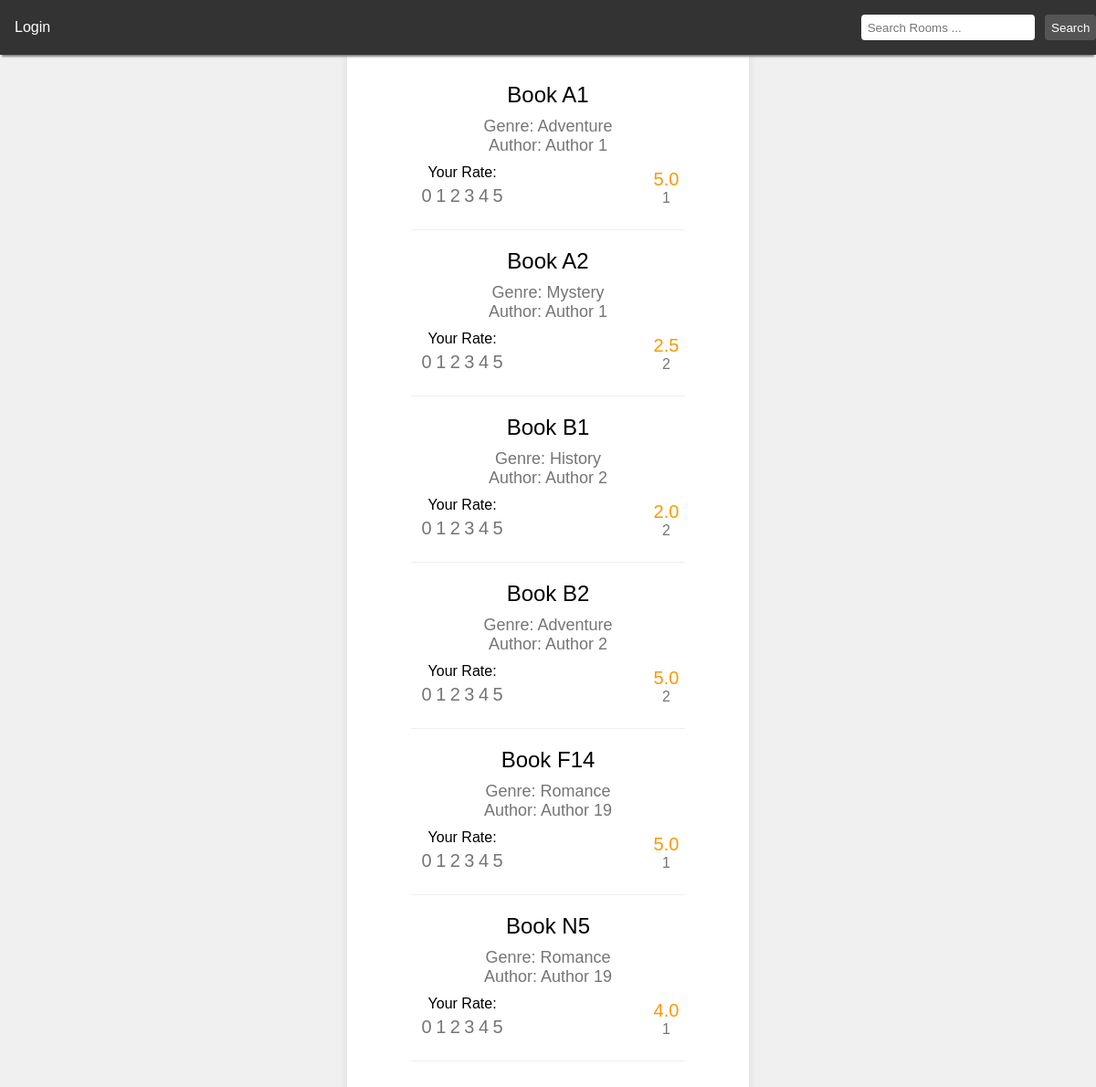
The page /books/ on the database its author committed.
### mysite/models.py (models this page shows, shortened)
class Book(models.Model):
    title = models.CharField(max_length=200)
    author = models.CharField(max_length=200)
    genre = models.CharField(max_length=200)
    def getNumRate(self):
        rates = self.rating_set.all()
        numRate = len(rates)
        return numRate
    def getAverageRate(self):
        rates = self.rating_set.all()
        if self.getNumRate() != 0:
            avg = sum([r.rating for r in rates])/self.getNumRate()
            return avg
        else:
            return 0.0

### mysite/views.py (the view, shortened to what this page needs)
# urls.py: path("books/", views.BookList.as_view(), name="show"),
class BookList(APIView):
    def get(self, request, format=None):
        page = 'show'
        title = request.GET.get('q') if request.GET.get('q') != None else ''
        if title:
            books = Book.objects.filter(title__icontains=title)
        else:
            books = Book.objects.all()
        user_ratings = {}
        if request.user.is_authenticated:
            ratings = Rating.objects.filter(user=request.user)
            user_ratings = {rating.book.id: rating.rating for rating in ratings}
        data = []
        for book in books:
            numRate = book.getNumRate()
            data.append({
                'id': book.id,
                'title': book.title,
                'genre': book.genre,
                'author': book.author,
                'rate': book.getAverageRate(),
                'numRate': numRate if numRate < 1000 else "1k+",
                'user_rating': int(user_ratings.get(book.id, -1))
            })
        context = {"data": data, 'page': page}
        return render(request, "view/bookList.html", context=context)

### mysite/templates/view/bookList.html (shortened to what this page needs)
<!DOCTYPE html>
<html lang="en">
<head>
</head>
<body>
    {% include 'navbar.html' %}
    <div class="container">
        {% for data in data %}
            <div class="title">{{ data.title }}</div>
            <div class="genre">Genre: {{ data.genre }}</div>
            <div class="author">Author: {{ data.author }}</div>
            <div class="rate-info">
                <div class="user-rate-container">
                    <div>Your Rate: </div>
                    <form method="post" class="user-rate">
                        {% for rating in "012345" %}
                            <input type="submit" name="rating" value="{{ rating }}" class="{% if data.user_rating == rating|add:'0' %}rating-button-selected{% else %}rating-button{% endif %}">
                        {% endfor %}
                    </form>
                </div>
                <div class="num-rate-container">
                    <div class="rate">{{ data.rate|floatformat:1 }}</div>
                    <div class="num-rates">{{ data.numRate }}</div>
                </div>
            </div>
            <hr>
        {% endfor %}
    </div>
</body>
</html>

### templates/navbar.html (shortened to what this page needs)
<!DOCTYPE html>
<html lang="en">
<head>
</head>
<body>
<nav class="navbar">
    <div class="user-info">
        {% if request.user.is_authenticated %}
            {% if request.META.HTTP_REFERER == 'http://127.0.0.1:8000/login' %}
                <p>Hello {{request.user}}</p>
            {% endif %}
            <a href="{% url 'logout' %}">Logout</a>
        {% else %}
            <a href="{% url 'login' %}">Login</a>
        {% endif %}
    </div>
    <div class="search-info">
        <div class="search-form">
            <form method="GET" action="{% url 'show' %}">
                <input type="text" name="q" placeholder="Search Rooms ...">
                <input type="submit" value="Search">
            </form>
        </div>
    </div>
</nav>
</body>
</html>

### mysite/templates/view/bookList.html (style rules this page uses)
body { font-family: Arial, sans-serif; margin: 0; padding: 0; display: flex; justify-content: center; align-items: flex-start; min-height: 100vh; background-color: #f0f0f0; }
.container { background-color: #fff; padding: 70px; border-radius: 8px; box-shadow: 0 0 10px rgba(0, 0, 0, 0.1); text-align: center; max-width: 300px; width: 100%; margin: 20px 0; }
.title { font-size: 24px; margin-bottom: 10px; }
.genre { font-size: 18px; color: #757575; }
.author { font-size: 18px; color: #757575; margin-bottom: 10px; }
.rate-info { display: flex; justify-content: center; align-items: center; }
.user-rate-container { margin-right: 100px; }
.user-rate { margin: 5px; }
.rating-button { font-size: 20px; color: #757575; cursor: pointer; background: none; border: none; padding: 0px; transition: color 0.3s; }
.num-rate-container { margin-left: 60px; }
.rate { font-size: 20px; color: #ff9800; }
.num-rates { font-size: 16px; color: #757575; }
hr { border: none; border-top: 1px solid #eee; margin: 20px 0; }

### templates/navbar.html (style rules this page uses)
body { margin: 0; font-family: Arial, sans-serif; }
.navbar { width: 100%; background-color: #333; color: white; padding: 1em 0; position: fixed; top: 0; z-index: 1000; display: flex; justify-content: space-between; align-items: center; box-shadow: 0 4px 2px -2px gray; }
.navbar a { color: white; text-decoration: none; margin: 0 1em; }
.navbar .user-info { display: flex; align-items: center; }
.navbar .search-info { display: flex; align-items: center; }
.navbar .search-form { display: flex; align-items: center; }
.navbar input[type="text"] { padding: 0.5em; border-radius: 4px; border: none; }
.navbar input[type="submit"] { padding: 0.5em; border-radius: 4px; border: none; margin-left: 0.5em; background-color: #555; color: white; cursor: pointer; }

### rows shown on the page
Book: title "Book A1", genre "Adventure", author "Author 1"
Book: title "Book A2", genre "Mystery", author "Author 1"
Book: title "Book B1", genre "History", author "Author 2"
Book: title "Book B2", genre "Adventure", author "Author 2"
Book: title "Book F14", genre "Romance", author "Author 19"
Book: title "Book N5", genre "Romance", author "Author 19"

### other values the page prints
{{ data.rate|floatformat:1 }} "5.0" "2.5" "2.0" "5.0" "5.0" "4.0"
{{ data.numRate }} "1" "2" "2" "2" "1" "1"
